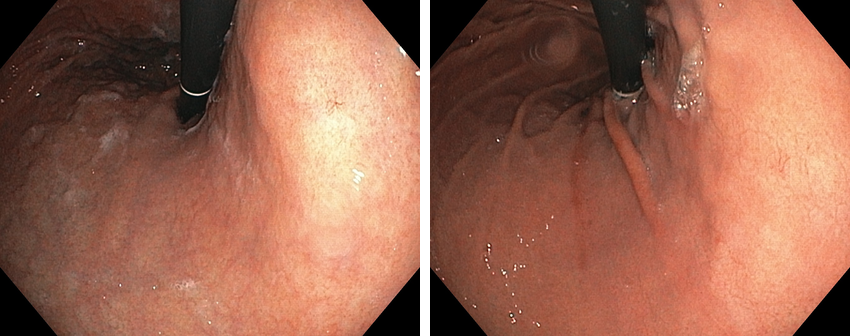
#> input picture reports/dup_montage/pair_p100_p247.png, 850 x 336 px
$ python -i gastrohun_dup_calibration.py   (imports and definitions only)
#> lines starting #> are read from the running program, lines starting #| are printed output that depends on the picture
"""
Phase 0 / Step 3b - Calibration of the near-duplicate decision rule.

The perceptual scan flagged 54 cross-split pairs as "duplicates" under the
provisional rule (RMS < 0.10 and Pearson r > 0.95). That rule was assumed, not
calibrated. A same-split control sample returned a 100% dHash false-positive
rate, which makes the 54 hits suspect: endoscopic frames share a dark circular
vignette on a black surround, so global pixel statistics are similar for
*every* pair, and a rule tuned on natural images will over-trigger.

This script calibrates the rule empirically before any contamination claim is
made:

  1. NULL      - 4,000 random cross-patient pairs. These are, by construction,
                 different patients and therefore almost never true duplicates.
                 Their RMS / correlation distribution is the null.
  2. POSITIVE  - 4,000 synthetic true-duplicate pairs, generated by re-encoding
                 real images under the transformations a genuine duplicate
                 would undergo (JPEG re-compression, +/-2% rescale, 1-2 px
                 crop). These bound what a real duplicate looks like.
  3. Decision  - a threshold is chosen to separate the two, and the 54 flagged
                 pairs are re-scored against it.

Output: reports/gastrohun_dup_calibration.json
        figures_v2/F15b_dup_calibration.png
        reports/dup_montage/*.png   (side-by-side panels for visual audit)

Run:  python src/data/gastrohun_dup_calibration.py
"""

from __future__ import annotations

import io
import json
import time
from pathlib import Path

import numpy as np
import pandas as pd
from PIL import Image

ROOT = Path(__file__).resolve().parents[2]
IMG_ROOT = ROOT / "Labeled Images"
HASHES = ROOT / "reports" / "gastrohun_hashes.csv"
NEARDUP = ROOT / "reports" / "gastrohun_neardup.json"
OUT = ROOT / "reports" / "gastrohun_dup_calibration.json"
MONT = ROOT / "reports" / "dup_montage"
# [1 line not run here, left out]

RNG = np.random.default_rng(20260726)
N_NULL = 4000
N_POS = 4000
SIZE = 256


# [11 lines left out: functions render, score, not called in this run]


def perturb(p: Path) -> np.ndarray:
    """Simulate a genuine duplicate: re-compression, slight rescale, small crop."""
    with Image.open(p) as im:
#> im is the input picture: PIL image 850x336 RGB; mean R, G, B 153.9, 101.1, 81.3
        im = im.convert("RGB")
        w, h = im.size
#> w = 850; h = 336
        # 1-2 px crop
        c = int(RNG.integers(1, 3))
        im = im.crop((c, c, w - c, h - c))
#> im: PIL image 848x334 RGB
        # +/- 2% rescale
        f = 1.0 + float(RNG.uniform(-0.02, 0.02))
        im = im.resize((max(8, int(im.width * f)), max(8, int(im.height * f))),
                       Image.LANCZOS)
#> im: PIL image 860x338 RGB
        # JPEG re-encode at a plausible quality
        buf = io.BytesIO()
        im.save(buf, format="JPEG", quality=int(RNG.integers(70, 96)))
        buf.seek(0)
        with Image.open(buf) as im2:
            return np.asarray(im2.convert("L").resize((SIZE, SIZE), Image.LANCZOS),
                              dtype=np.float64)
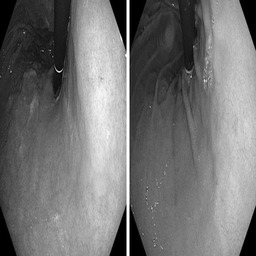
#> returned value: shape (256, 256) float64; min 0, max 255, mean 114.9


# [207 lines left out: function main, not called in this run]


# [2 lines not run here, left out]

>>> result = perturb('../../reports/dup_montage/pair_p100_p247.png')
